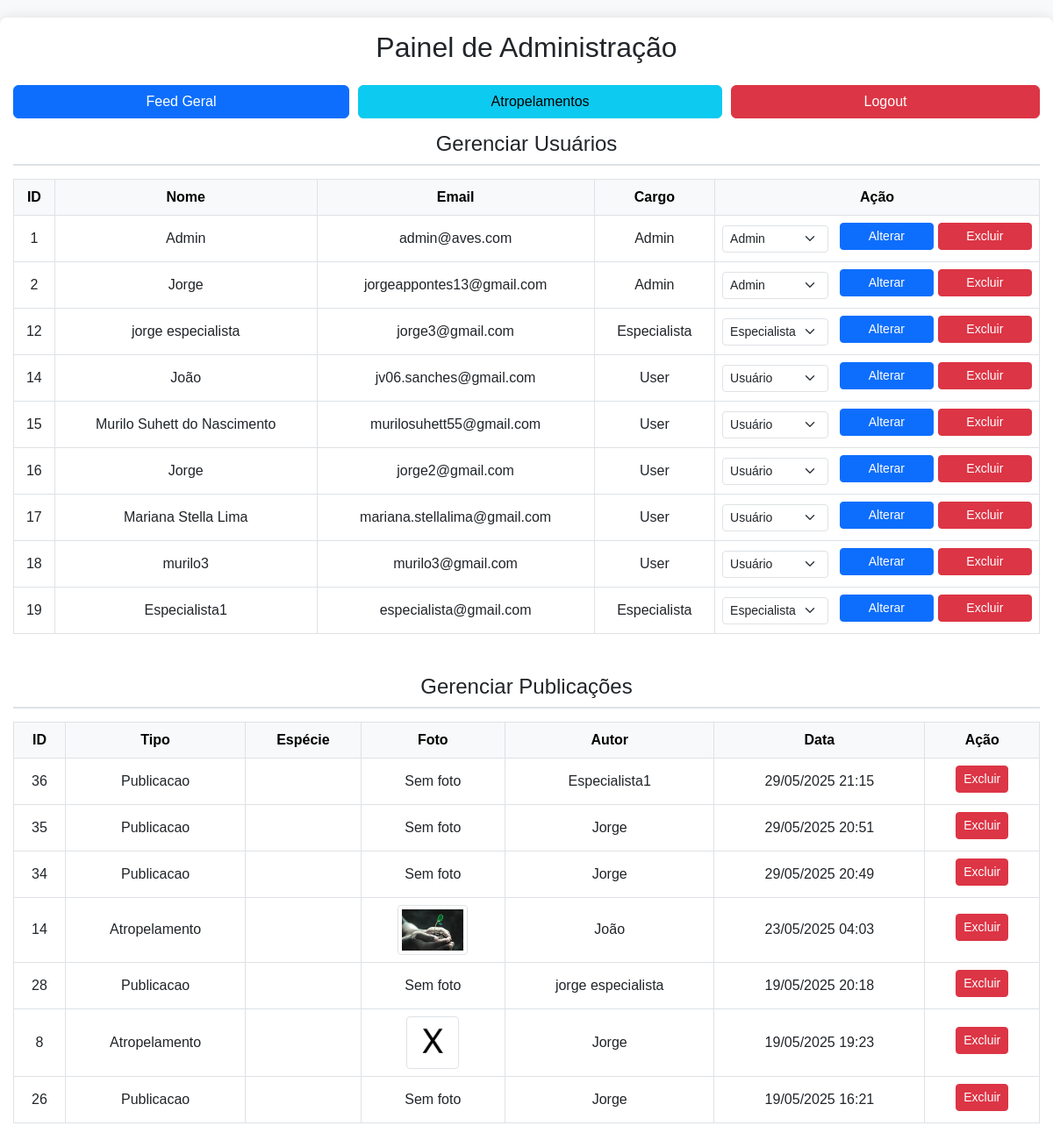
The page /admin.php (signed in) on the database its author committed.
### tables this page shows
CREATE TABLE `usuarios` (
  `id` int(11) NOT NULL,
  `nome` varchar(100) NOT NULL,
  `email` varchar(100) NOT NULL,
  `senha` varchar(255) NOT NULL,
  `cargo` enum('user','especialista','admin') DEFAULT 'user',
  `token_senha` varchar(64) DEFAULT NULL,
  `token_expiracao` datetime DEFAULT NULL,
  `area_especialidade` varchar(255) DEFAULT NULL
);

### tabela_usuarios_admin.php (the view, shortened to what this page needs)
<div class="table-responsive">
    <table class="table table-bordered table-hover">
        <thead class="table-light">
            <tr>
                <th>ID</th>
                <th>Nome</th>
                <th>Email</th>
                <th>Cargo</th>
                <th>Ação</th>
            </tr>
        </thead>
        <tbody>
            <?php
            $usuarios = $conn->query("SELECT * FROM usuarios");
            while ($user = $usuarios->fetch_assoc()):
            ?>
                <tr>
                    <td><?= $user['id'] ?></td>
                    <td><?= $user['nome'] ?></td>
                    <td><?= $user['email'] ?></td>
                    <td><?= ucfirst($user['cargo']) ?></td>
                    <td>
                        <form method="POST" class="action-form">
                            <select name="cargo" class="form-select form-select-sm me-2" style="width: auto;">
                                <option value="user" <?= $user['cargo'] === 'user' ? 'selected' : '' ?>>Usuário</option>
                                <option value="especialista" <?= $user['cargo'] === 'especialista' ? 'selected' : '' ?>>Especialista</option>
                                <option value="admin" <?= $user['cargo'] === 'admin' ? 'selected' : '' ?>>Admin</option>
                            </select>
                            <button type="submit" name="alterar_cargo" class="btn btn-primary btn-sm">Alterar</button>
                            <button type="submit" name="excluir_usuario" class="btn btn-danger btn-sm" onclick="return confirm('Tem certeza que deseja excluir este usuário e todos os seus dados relacionados?')">Excluir</button>
                        </form>
                    </td>
                </tr>
            <?php endwhile; ?>
        </tbody>
    </table>
</div>

### admin.php (style rules this page uses)
body { background-color: #f8f9fa; font-family: sans-serif; }
.table-responsive { overflow-x: auto; }
.table { width: 100%; border-collapse: collapse; }
.table th, .table td { text-align: center; vertical-align: middle; padding: 8px; border: 1px solid #dee2e6; }
.table th { background-color: #f8f9fa; }
.action-form { display: flex; justify-content: center; align-items: center; gap: 5px; flex-wrap: wrap; }
.action-form button { flex-grow: 1; margin-bottom: 5px; }

### rows shown on the page
usuarios: id "1", nome "Admin", email "admin@aves.com", cargo "Admin"
usuarios: id "2", nome "Jorge", email "jorgeappontes13@gmail.com", cargo "Admin"
usuarios: id "12", nome "jorge especialista", email "jorge3@gmail.com", cargo "Especialista"
usuarios: id "14", nome "João", email "jv06.sanches@gmail.com", cargo "User", cargo "Usuário"
usuarios: id "15", nome "Murilo Suhett do Nascimento", email "murilosuhett55@gmail.com", cargo "User", cargo "Usuário"
usuarios: id "16", nome "Jorge", email "jorge2@gmail.com", cargo "User", cargo "Usuário"
usuarios: id "17", nome "Mariana Stella Lima", email "mariana.stellalima@gmail.com", cargo "User", cargo "Usuário"
usuarios: id "18", nome "murilo3", email "murilo3@gmail.com", cargo "User", cargo "Usuário"
usuarios: id "19", nome "Especialista1", email "especialista@gmail.com", cargo "Especialista"

### other values the page prints
$post['id'] "36"
$post['tipo'] "Publicacao"
$post['nome'] "Especialista1"
date('d/m/Y H:i', strtotime($post['data_publicacao'])) "29/05/2025 21:15"
$post['id'] "35"
$post['nome'] "Jorge"
date('d/m/Y H:i', strtotime($post['data_publicacao'])) "29/05/2025 20:51"
$post['id'] "34"
date('d/m/Y H:i', strtotime($post['data_publicacao'])) "29/05/2025 20:49"
$post['id'] "14"
$post['tipo'] "Atropelamento"
$post['nome'] "João"
date('d/m/Y H:i', strtotime($post['data_publicacao'])) "23/05/2025 04:03"
$post['id'] "28"
$post['nome'] "jorge especialista"
